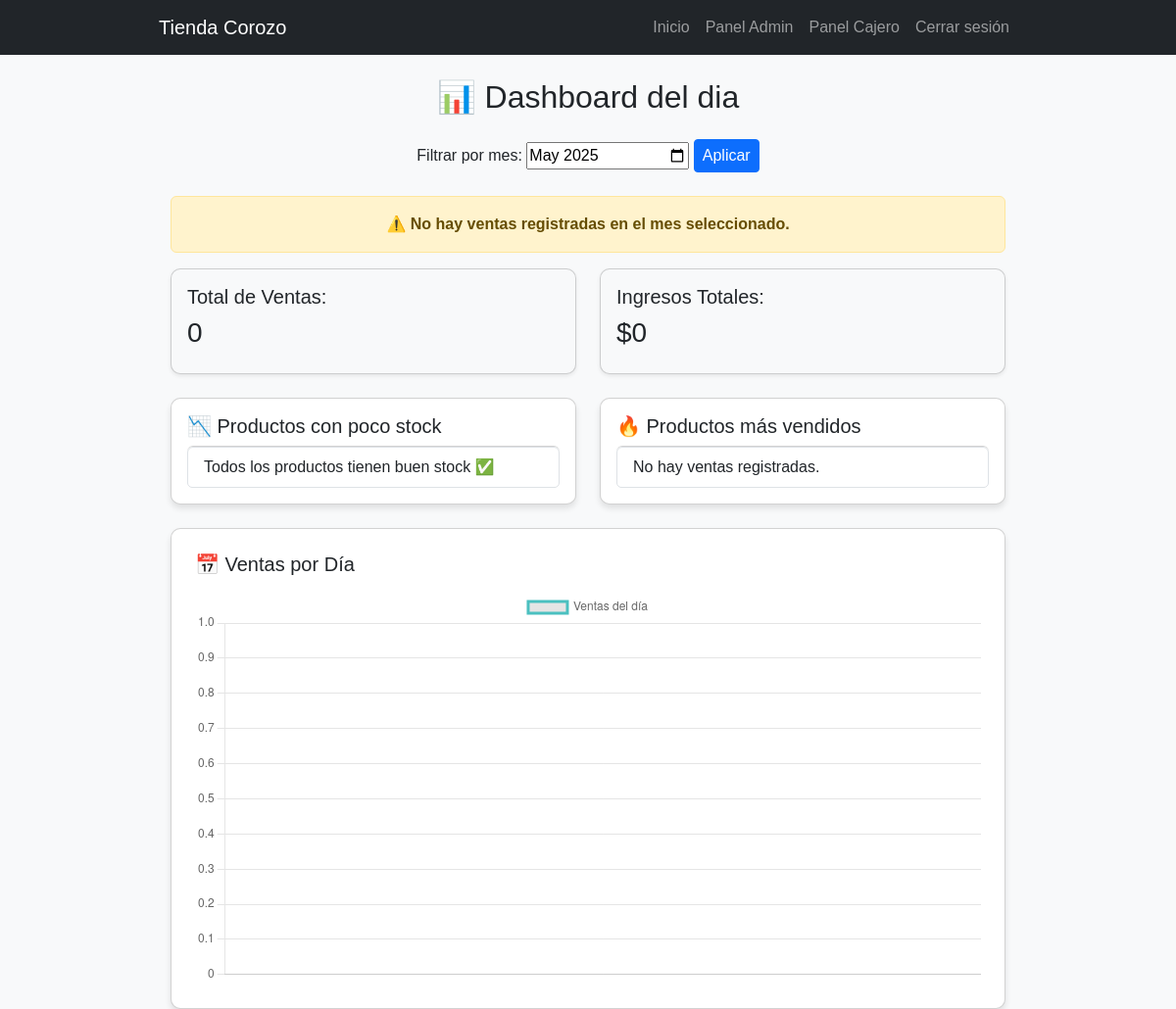
The app's page /dashboard/gerente/ (signed in), older data.
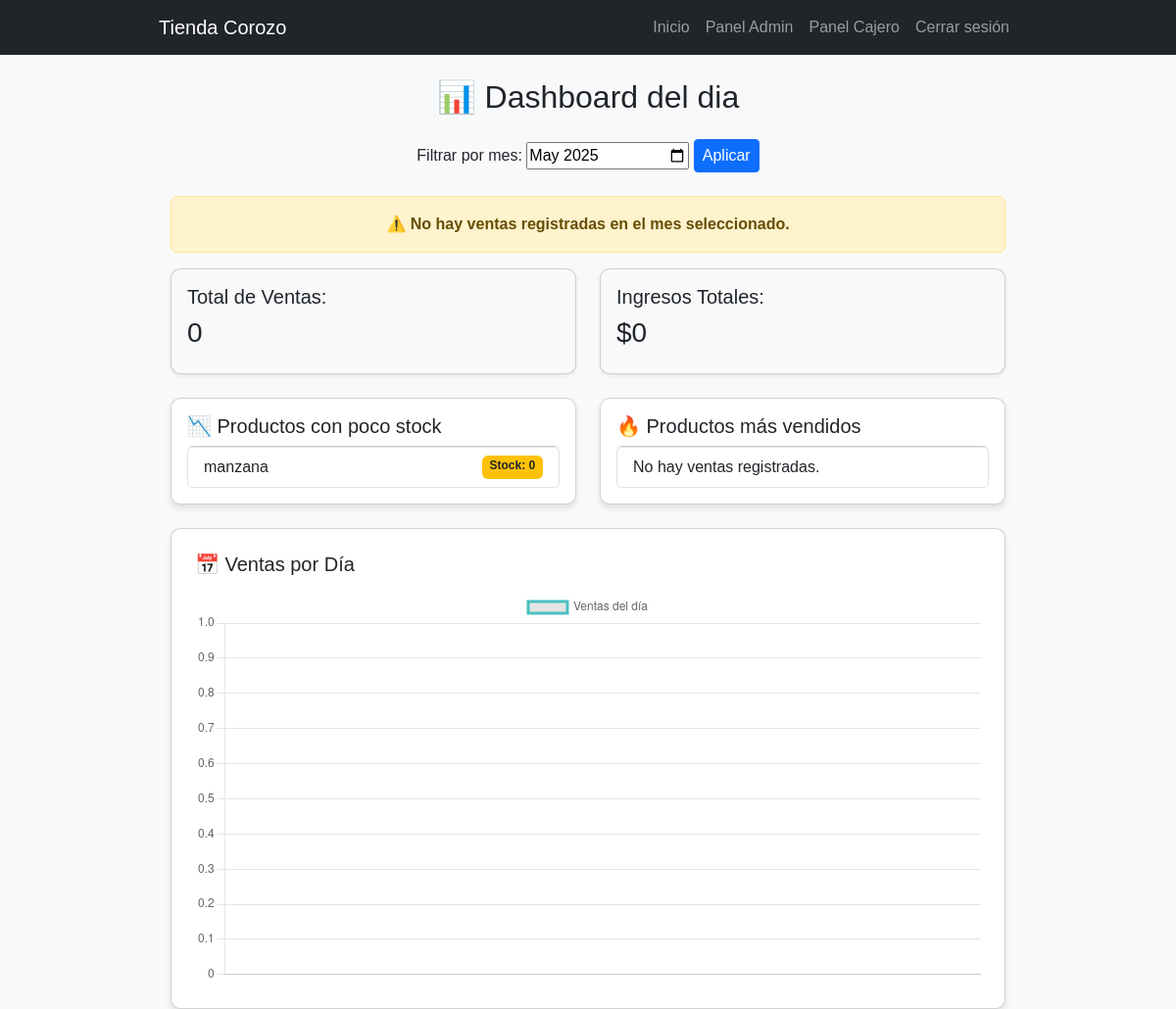
The same page, newer data.
### tasks/models.py (models this page shows, shortened)
class Producto(models.Model):
    nombre = models.CharField(max_length=100)
    descripcion = models.TextField(default='Sin descripción')
    precio = models.DecimalField(max_digits=10, decimal_places=2)
    stock = models.IntegerField(default=0)
    codigo_barras = models.CharField(max_length=50, unique=True)
    proveedor = models.ForeignKey('Proveedor', on_delete=models.CASCADE, null=True, blank=True)
    imagen = models.ImageField(upload_to='productos/', blank=True, null=True)
    qr_code = models.ImageField(upload_to='qr_codes/', blank=True, null=True)

### tasks/decorators.py (the view)
        @login_required
        def _wrapped_view(request, *args, **kwargs):
            try:
                usuario = Usuario.objects.get(user=request.user)
                if usuario.rol.nombre_rol in lista_roles or request.user.is_superuser:
                    return view_func(request, *args, **kwargs)
            except Usuario.DoesNotExist:
                pass
            return redirect('no_autorizado')

### tasks/context_processors.py (called while the page is built)
def rol_usuario(request):
    if request.user.is_authenticated:
        try:
            return {'user_rol': request.user.usuario.rol.nombre_rol}
        except:
            return {'user_rol': None}
    return {'user_rol': None}

### tasks/templates/dashboard_gerente.html (shortened to what this page needs)
{% extends 'base.html' %}
{% load static %}
{% block content %}
<div class="container mt-4">
  <h2 class="text-center mb-4">📊 Dashboard del dia</h2>
  <form method="get" class="text-center mb-4">
    <label for="mes">Filtrar por mes:</label>
    <input type="month" id="mes" name="mes" value="{{ mes_actual }}">
    <button type="submit" class="btn btn-primary btn-sm">Aplicar</button>
  </form>
  {% if sin_ventas %}
    <div class="alert alert-warning text-center">
      ⚠️ No hay ventas registradas en el mes seleccionado.
    </div>
  {% endif %}
  <div class="row mb-4">
    <div class="col-md-6">
      <div class="card p-3 bg-light shadow-sm">
        <h5>Total de Ventas:</h5>
        <h3>{{ total_ventas }}</h3>
      </div>
    </div>
    <div class="col-md-6">
      <div class="card p-3 bg-light shadow-sm">
        <h5>Ingresos Totales:</h5>
        <h3>${{ ingresos_totales }}</h3>
      </div>
    </div>
  </div>
  <div class="row mb-4">
    <div class="col-md-6">
      <div class="card p-3">
        <h5>📉 Productos con poco stock</h5>
        <ul class="list-group">
          {% for prod in productos_bajo_stock %}
            <li class="list-group-item d-flex justify-content-between">
              {{ prod.nombre }}
              <span class="badge bg-warning text-dark">Stock: {{ prod.stock }}</span>
            </li>
          {% empty %}
            <li class="list-group-item">Todos los productos tienen buen stock ✅</li>
          {% endfor %}
        </ul>
      </div>
    </div>
    <div class="col-md-6">
      <div class="card p-3">
        <h5>🔥 Productos más vendidos</h5>
        <ul class="list-group">
          {% for prod in productos_mas_vendidos %}
            <li class="list-group-item d-flex justify-content-between">
              {{ prod.producto__nombre }}
              <span class="badge bg-success">Vendidos: {{ prod.cantidad_total }}</span>
            </li>
          {% empty %}
            <li class="list-group-item">No hay ventas registradas.</li>
          {% endfor %}
        </ul>
      </div>
    </div>
  </div>
  <div class="card p-4">
    <h5 class="mb-3">📅 Ventas por Día</h5>
    <canvas id="graficaVentas"></canvas>
  </div>
</div>
<script>
  const ctx = document.getElementById('graficaVentas').getContext('2d');
  const chart = new Chart(ctx, {
    type: 'line',
    data: {
      labels: [{% for item in ventas_por_dia %}'{{ item.fecha_dia }}',{% endfor %}],
      datasets: [{
        label: 'Ventas del día',
        data: [{% for item in ventas_por_dia %}{{ item.total_dia }},{% endfor %}],
        borderColor: 'rgb(75, 192, 192)',
        tension: 0.3,
        fill: false
      }]
    },
    options: {
      scales: {
        y: { beginAtZero: true }
      }
    }
  });
</script>
{% endblock %}

Row changes from the older to the newer data that the page shows:
now on this page (row edited): Producto: nombre "manzana", stock "0"
Text that changed along with them:
text no longer shown: "Todos los productos tienen buen stock ✅"
